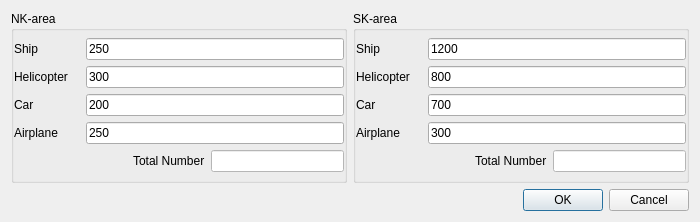
<?xml version="1.0" encoding="UTF-8"?>
<ui version="4.0">
 <class>StationSetting</class>
 <widget class="QDialog" name="StationSetting">
  <property name="geometry">
   <rect>
    <x>0</x>
    <y>0</y>
    <width>700</width>
    <height>222</height>
   </rect>
  </property>
  <property name="sizePolicy">
   <sizepolicy hsizetype="Fixed" vsizetype="Fixed">
    <horstretch>0</horstretch>
    <verstretch>0</verstretch>
   </sizepolicy>
  </property>
  <property name="minimumSize">
   <size>
    <width>700</width>
    <height>222</height>
   </size>
  </property>
  <property name="maximumSize">
   <size>
    <width>700</width>
    <height>222</height>
   </size>
  </property>
  <property name="windowTitle">
   <string>Dialog</string>
  </property>
  <property name="modal">
   <bool>true</bool>
  </property>
  <layout class="QGridLayout" name="gridLayout" rowstretch="1,0">
   <item row="0" column="0">
    <layout class="QVBoxLayout" name="verticalLayout">
     <item>
      <layout class="QHBoxLayout" name="horizontalLayout">
       <item>
        <widget class="QGroupBox" name="groupBox">
         <property name="sizePolicy">
          <sizepolicy hsizetype="Preferred" vsizetype="Preferred">
           <horstretch>0</horstretch>
           <verstretch>0</verstretch>
          </sizepolicy>
         </property>
         <property name="minimumSize">
          <size>
           <width>0</width>
           <height>0</height>
          </size>
         </property>
         <property name="title">
          <string>NK-area</string>
         </property>
         <layout class="QGridLayout" name="gridLayout_2">
          <property name="leftMargin">
           <number>0</number>
          </property>
          <property name="topMargin">
           <number>0</number>
          </property>
          <property name="rightMargin">
           <number>0</number>
          </property>
          <property name="bottomMargin">
           <number>0</number>
          </property>
          <item row="0" column="0">
           <layout class="QVBoxLayout" name="layoutNK">
            <item>
             <layout class="QHBoxLayout" name="horizontalLayout_11">
              <item>
               <widget class="QLabel" name="label_9">
                <property name="text">
                 <string>Ship</string>
                </property>
               </widget>
              </item>
              <item>
               <widget class="QLineEdit" name="edtShipNK">
                <property name="sizePolicy">
                 <sizepolicy hsizetype="Minimum" vsizetype="Fixed">
                  <horstretch>0</horstretch>
                  <verstretch>0</verstretch>
                 </sizepolicy>
                </property>
                <property name="minimumSize">
                 <size>
                  <width>258</width>
                  <height>0</height>
                 </size>
                </property>
                <property name="text">
                 <string>250</string>
                </property>
               </widget>
              </item>
             </layout>
            </item>
            <item>
             <layout class="QHBoxLayout" name="horizontalLayout_10">
              <item>
               <widget class="QLabel" name="label_4">
                <property name="text">
                 <string>Helicopter</string>
                </property>
               </widget>
              </item>
              <item>
               <widget class="QLineEdit" name="edtHelicopterNK">
                <property name="sizePolicy">
                 <sizepolicy hsizetype="Minimum" vsizetype="Fixed">
                  <horstretch>0</horstretch>
                  <verstretch>0</verstretch>
                 </sizepolicy>
                </property>
                <property name="minimumSize">
                 <size>
                  <width>258</width>
                  <height>0</height>
                 </size>
                </property>
                <property name="text">
                 <string>300</string>
                </property>
               </widget>
              </item>
             </layout>
            </item>
            <item>
             <layout class="QHBoxLayout" name="horizontalLayout_5">
              <item>
               <widget class="QLabel" name="label_3">
                <property name="text">
                 <string>Car</string>
                </property>
               </widget>
              </item>
              <item>
               <widget class="QLineEdit" name="edtCarNK">
                <property name="sizePolicy">
                 <sizepolicy hsizetype="Minimum" vsizetype="Fixed">
                  <horstretch>0</horstretch>
                  <verstretch>0</verstretch>
                 </sizepolicy>
                </property>
                <property name="minimumSize">
                 <size>
                  <width>258</width>
                  <height>0</height>
                 </size>
                </property>
                <property name="text">
                 <string>200</string>
                </property>
               </widget>
              </item>
             </layout>
            </item>
            <item>
             <layout class="QHBoxLayout" name="horizontalLayout_3">
              <item>
               <widget class="QLabel" name="label">
                <property name="text">
                 <string>Airplane</string>
                </property>
               </widget>
              </item>
              <item>
               <widget class="QLineEdit" name="edtAirplaneNK">
                <property name="sizePolicy">
                 <sizepolicy hsizetype="Minimum" vsizetype="Fixed">
                  <horstretch>0</horstretch>
                  <verstretch>0</verstretch>
                 </sizepolicy>
                </property>
                <property name="minimumSize">
                 <size>
                  <width>258</width>
                  <height>0</height>
                 </size>
                </property>
                <property name="text">
                 <string>250</string>
                </property>
               </widget>
              </item>
             </layout>
            </item>
            <item>
             <layout class="QHBoxLayout" name="horizontalLayout_4">
              <item>
               <spacer name="horizontalSpacer_2">
                <property name="orientation">
                 <enum>Qt::Horizontal</enum>
                </property>
                <property name="sizeHint" stdset="0">
                 <size>
                  <width>40</width>
                  <height>20</height>
                 </size>
                </property>
               </spacer>
              </item>
              <item>
               <widget class="QLabel" name="label_2">
                <property name="text">
                 <string>Total Number</string>
                </property>
               </widget>
              </item>
              <item>
               <widget class="QLineEdit" name="edtTotalNK">
                <property name="enabled">
                 <bool>false</bool>
                </property>
                <property name="sizePolicy">
                 <sizepolicy hsizetype="Minimum" vsizetype="Fixed">
                  <horstretch>0</horstretch>
                  <verstretch>0</verstretch>
                 </sizepolicy>
                </property>
                <property name="minimumSize">
                 <size>
                  <width>133</width>
                  <height>0</height>
                 </size>
                </property>
                <property name="styleSheet">
                 <string notr="true">background-color: rgb(255, 255, 255);
border-color: rgb(0, 0, 0);</string>
                </property>
               </widget>
              </item>
             </layout>
            </item>
           </layout>
          </item>
         </layout>
        </widget>
       </item>
       <item>
        <widget class="QGroupBox" name="groupBox_2">
         <property name="title">
          <string>SK-area</string>
         </property>
         <layout class="QGridLayout" name="gridLayout_3">
          <property name="leftMargin">
           <number>0</number>
          </property>
          <property name="topMargin">
           <number>0</number>
          </property>
          <property name="rightMargin">
           <number>0</number>
          </property>
          <property name="bottomMargin">
           <number>0</number>
          </property>
          <item row="0" column="0">
           <layout class="QVBoxLayout" name="verticalLayout_3">
            <item>
             <layout class="QHBoxLayout" name="horizontalLayout_12">
              <item>
               <widget class="QLabel" name="label_10">
                <property name="text">
                 <string>Ship</string>
                </property>
               </widget>
              </item>
              <item>
               <widget class="QLineEdit" name="edtShipSK">
                <property name="sizePolicy">
                 <sizepolicy hsizetype="Minimum" vsizetype="Fixed">
                  <horstretch>0</horstretch>
                  <verstretch>0</verstretch>
                 </sizepolicy>
                </property>
                <property name="minimumSize">
                 <size>
                  <width>258</width>
                  <height>0</height>
                 </size>
                </property>
                <property name="text">
                 <string>1200</string>
                </property>
               </widget>
              </item>
             </layout>
            </item>
            <item>
             <layout class="QHBoxLayout" name="horizontalLayout_9">
              <item>
               <widget class="QLabel" name="label_8">
                <property name="text">
                 <string>Helicopter</string>
                </property>
               </widget>
              </item>
              <item>
               <widget class="QLineEdit" name="edtHelicopterSK">
                <property name="sizePolicy">
                 <sizepolicy hsizetype="Minimum" vsizetype="Fixed">
                  <horstretch>0</horstretch>
                  <verstretch>0</verstretch>
                 </sizepolicy>
                </property>
                <property name="minimumSize">
                 <size>
                  <width>258</width>
                  <height>0</height>
                 </size>
                </property>
                <property name="text">
                 <string>800</string>
                </property>
               </widget>
              </item>
             </layout>
            </item>
            <item>
             <layout class="QHBoxLayout" name="horizontalLayout_8">
              <item>
               <widget class="QLabel" name="label_7">
                <property name="text">
                 <string>Car</string>
                </property>
               </widget>
              </item>
              <item>
               <widget class="QLineEdit" name="edtCarSK">
                <property name="sizePolicy">
                 <sizepolicy hsizetype="Minimum" vsizetype="Fixed">
                  <horstretch>0</horstretch>
                  <verstretch>0</verstretch>
                 </sizepolicy>
                </property>
                <property name="minimumSize">
                 <size>
                  <width>258</width>
                  <height>0</height>
                 </size>
                </property>
                <property name="text">
                 <string>700</string>
                </property>
               </widget>
              </item>
             </layout>
            </item>
            <item>
             <layout class="QHBoxLayout" name="horizontalLayout_7">
              <item>
               <widget class="QLabel" name="label_6">
                <property name="text">
                 <string>Airplane</string>
                </property>
               </widget>
              </item>
              <item>
               <widget class="QLineEdit" name="edtAirplaneSK">
                <property name="sizePolicy">
                 <sizepolicy hsizetype="Minimum" vsizetype="Fixed">
                  <horstretch>0</horstretch>
                  <verstretch>0</verstretch>
                 </sizepolicy>
                </property>
                <property name="minimumSize">
                 <size>
                  <width>258</width>
                  <height>0</height>
                 </size>
                </property>
                <property name="text">
                 <string>300</string>
                </property>
               </widget>
              </item>
             </layout>
            </item>
            <item>
             <layout class="QHBoxLayout" name="horizontalLayout_6">
              <item>
               <spacer name="horizontalSpacer_3">
                <property name="orientation">
                 <enum>Qt::Horizontal</enum>
                </property>
                <property name="sizeHint" stdset="0">
                 <size>
                  <width>40</width>
                  <height>20</height>
                 </size>
                </property>
               </spacer>
              </item>
              <item>
               <widget class="QLabel" name="label_5">
                <property name="text">
                 <string>Total Number</string>
                </property>
               </widget>
              </item>
              <item>
               <widget class="QLineEdit" name="edtTotalSK">
                <property name="enabled">
                 <bool>false</bool>
                </property>
                <property name="sizePolicy">
                 <sizepolicy hsizetype="Minimum" vsizetype="Fixed">
                  <horstretch>0</horstretch>
                  <verstretch>0</verstretch>
                 </sizepolicy>
                </property>
                <property name="minimumSize">
                 <size>
                  <width>133</width>
                  <height>0</height>
                 </size>
                </property>
                <property name="styleSheet">
                 <string notr="true">background-color: rgb(255, 255, 255);
border-color: rgb(0, 0, 0);</string>
                </property>
               </widget>
              </item>
             </layout>
            </item>
           </layout>
          </item>
         </layout>
        </widget>
       </item>
      </layout>
     </item>
    </layout>
   </item>
   <item row="1" column="0">
    <layout class="QHBoxLayout" name="horizontalLayout_2" stretch="0,0,0">
     <property name="sizeConstraint">
      <enum>QLayout::SetDefaultConstraint</enum>
     </property>
     <item>
      <spacer name="horizontalSpacer">
       <property name="orientation">
        <enum>Qt::Horizontal</enum>
       </property>
       <property name="sizeHint" stdset="0">
        <size>
         <width>40</width>
         <height>20</height>
        </size>
       </property>
      </spacer>
     </item>
     <item>
      <widget class="QPushButton" name="btnOK">
       <property name="text">
        <string>OK</string>
       </property>
      </widget>
     </item>
     <item>
      <widget class="QPushButton" name="btnCancel">
       <property name="text">
        <string>Cancel</string>
       </property>
      </widget>
     </item>
    </layout>
   </item>
  </layout>
 </widget>
 <tabstops>
  <tabstop>edtShipNK</tabstop>
  <tabstop>edtHelicopterNK</tabstop>
  <tabstop>edtCarNK</tabstop>
  <tabstop>edtAirplaneNK</tabstop>
  <tabstop>edtShipSK</tabstop>
  <tabstop>edtHelicopterSK</tabstop>
  <tabstop>edtCarSK</tabstop>
  <tabstop>edtAirplaneSK</tabstop>
  <tabstop>btnOK</tabstop>
  <tabstop>btnCancel</tabstop>
  <tabstop>edtTotalNK</tabstop>
  <tabstop>edtTotalSK</tabstop>
 </tabstops>
 <resources/>
 <connections/>
</ui>
